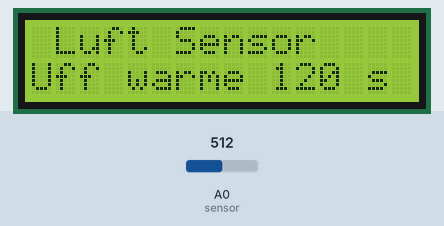
Bench run of a sketch on a simulated Arduino Uno, built with avr-gcc and run on an emulated ATmega328P. Parts: 16×2 character LCD. The inputs (shaded band) are chosen by the test bench; at power-on: A0 (sensor) = 512.

Above: at 0.1 s.
At 10.1 s:
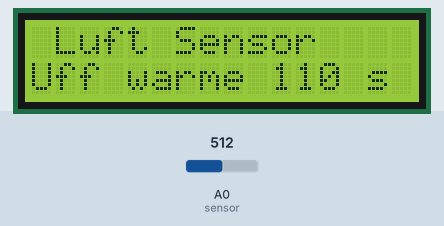
At 20.1 s:
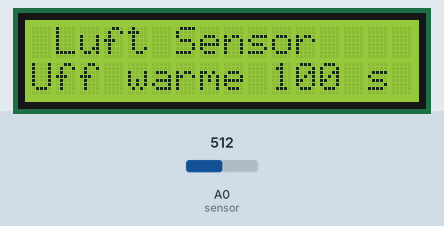
At 60.1 s:
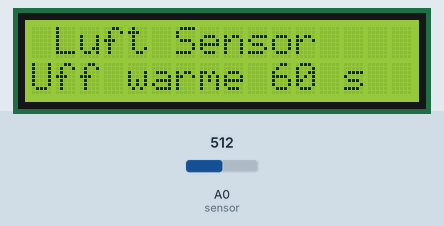
At 80.1 s:
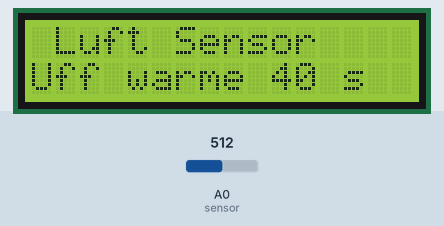
At 120.1 s:
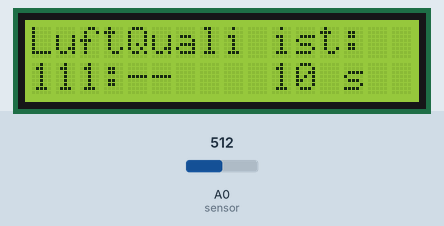

Measured:
- what the display in image 1 shows lasts 10.0 s, from 10.1 s to 20.1 s
- what the display in image 2 shows lasts 20.0 s, from 20.1 s to 40.1 s

The sketch:

ArduinoCO2.ino
```cpp
#include <LiquidCrystal.h>

#define sensor  A0

LiquidCrystal lcd(12,11,5,4,3,2);

int gasLevel = 0;
String quality = "";
int Vout = 0;
int RL = 10;
int Rs;

void setup() {
  Serial.begin(9600);
  pinMode(sensor,INPUT);

  lcd.begin(16,2);
  lcd.setCursor(0,0);
  lcd.print("          ");
  lcd.setCursor(0,1);
  lcd.print("          ");
  lcd.setCursor(0,0);
  lcd.print(" Luft Sensor ");
  lcd.setCursor(0,1);
  lcd.print("Uff warme 120 s");
  delay(10000);
  lcd.setCursor(0,1);
  lcd.print("Uff warme 110 s");
  delay(10000);
  lcd.setCursor(0,1);
  lcd.print("Uff warme 100 s");
  delay(20000);
  lcd.setCursor(0,1);
  lcd.print("Uff warme 80 s ");
  delay(20000);
  lcd.setCursor(0,1);
  lcd.print("Uff warme 60 s ");
  delay(20000);
  lcd.setCursor(0,1);
  lcd.print("Uff warme 40 s ");
  delay(20000);
  lcd.setCursor(0,1);
  lcd.print("Uff warme 20 s ");
  delay(10000);
  lcd.setCursor(0,1);
  lcd.print("Uff warme 10 s ");
  delay(10000);
  lcd.setCursor(0,0);
  lcd.print("          ");
  lcd.setCursor(0,1);
  lcd.print("          ");
}

void loop() {
  Vout = analogRead(sensor);
  RL = 10;
  Rs = RL * (6204.5 - Vout) / Vout;


  if(Vout<180) {
    quality = ":+    ";
  }
  else if(Vout>180 && Vout<225) {
    quality = ":+/-  ";
  }
  else if(Vout>225 && Vout<300) {
    quality = ":-    ";
  }
  else if(Vout>300) {
    quality = ":--   ";
  }

  lcd.setCursor (0,0);
  lcd.print("LuftQuali ist:");
  lcd.setCursor (0,1);
  lcd.print(Rs + quality);
  delay(500);
}
```
